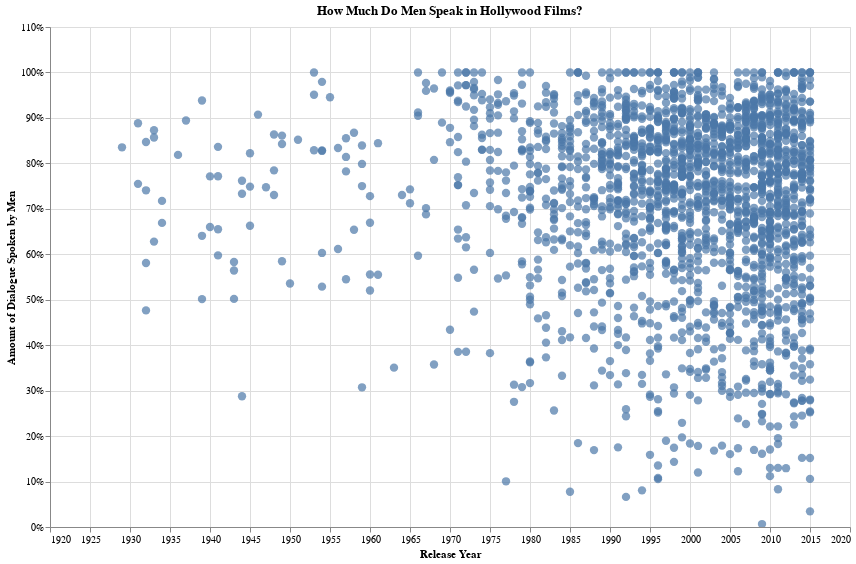

The notebook cell saved with this chart:
### Code cell
alt.Chart(men_dialogue_df, title='How Much Do Men Speak in Hollywood Films?').mark_circle(size=70).encode(
   alt.X('year:Q', axis=alt.Axis(format='', title='Release Year'),
        scale=alt.Scale(domain=(1920, 2020)), 
    ),
     alt.Y('proportion_of_dialogue:Q', axis=alt.Axis(format='%', title='Amount of Dialogue Spoken by Men')),
    tooltip=['title', 'year', alt.Tooltip('proportion_of_dialogue:Q', format='.1%')]
).interactive().properties(width=800, height=500)

### Figure 1 — Vega-Lite specification as saved in the notebook (floating-point values rounded to 4 significant figures; data arrays with more than 128 entries replaced by an {"elided": "..."} marker saying what was removed)
{"config": {"view": {"continuousWidth": 400, "continuousHeight": 300}}, "data": {"name": "data-d0a54949d21ac3d4b525b23e1ae4e45e"}, "mark": {"type": "circle", "size": 70}, "encoding": {"tooltip": [{"type": "nominal", "field": "title"}, {"type": "quantitative", "field": "year"}, {"type": "quantitative", "field": "proportion_of_dialogue", "format": ".1%"}], "x": {"type": "quantitative", "axis": {"format": "", "title": "Release Year"}, "field": "year", "scale": {"domain": [1920, 2020]}}, "y": {"type": "quantitative", "axis": {"format": "%", "title": "Amount of Dialogue Spoken by Men"}, "field": "proportion_of_dialogue"}}, "height": 500, "selection": {"selector002": {"type": "interval", "bind": "scales", "encodings": ["x", "y"]}}, "title": "How Much Do Men Speak in Hollywood Films?", "width": 800, "$schema": "https://vega.github.io/schema/vega-lite/v4.8.1.json", "datasets": {"data-d0a54949d21ac3d4b525b23e1ae4e45e": {"elided": "1998 records"}}}
